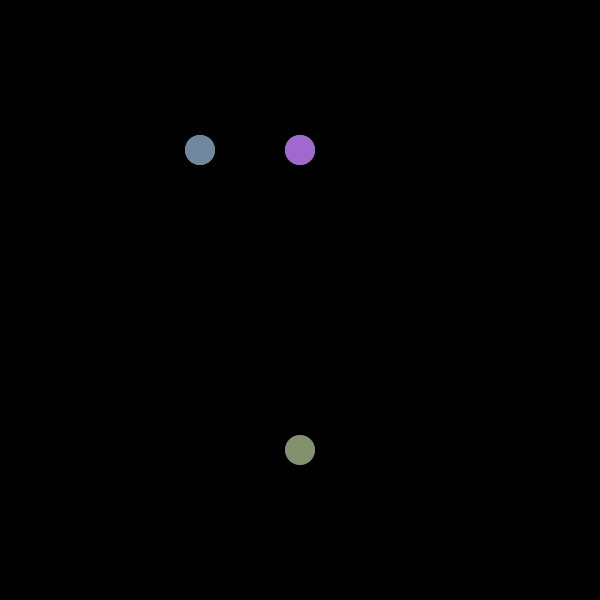
Frame 1 (no input)
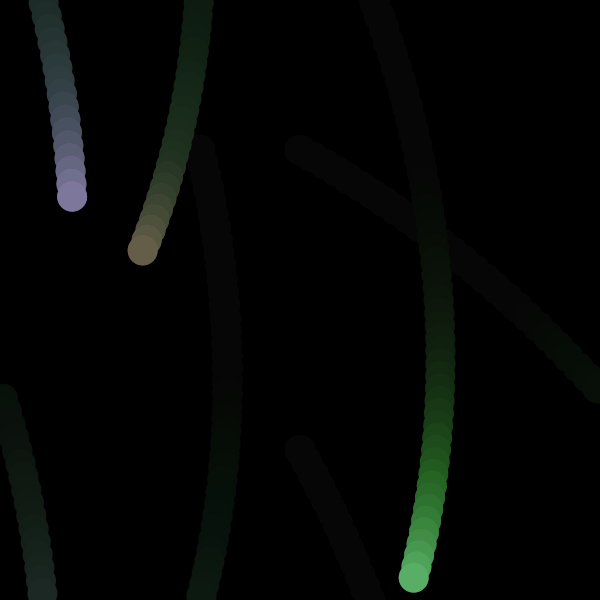
Frame 60 (the mouse pressed at the canvas centre just before this capture)
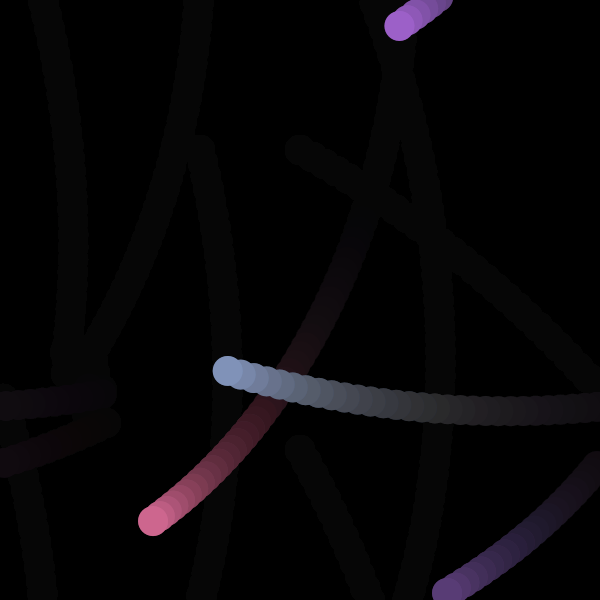
Frame 120 (the mouse held since frame 60 and released just before this capture)

The Processing sketch that drew these frames (run headless with seeded random() and noise(); from frame 60 on, the mouse is pressed at the canvas centre):

// Processing sketch: processing_41563
// ── processing_41563.pde

bouncingBall b1, b2, b3;


void setup() {
	size(600, 600);
	smooth();
	
	background(0);
	noStroke();
	frameRate(80);

	
	// Initialize instances of the bouncingBall object
	
	b1 = new bouncingBall(23, width/2, height/4);
	b2 = new bouncingBall(68, width/2, height * 0.75);
	b3 = new bouncingBall(90, width/3, height/4);
}



void draw() {
	
	// Clear the screen
	
	fill (0, 20);
	rect(0, 0, width, height);
	
	
	// Display points
	
	b1.display(); // A
	b2.display(); // B
	b3.display(); // C
	
	
	// Make points bounce if they collide
	
	bounce(b1, b2, 'A', 'B');
	bounce(b2, b3, 'B', 'C');
	bounce(b1, b3, 'A', 'C');
}





// Bouncing function

void bounce(bouncingBall pointA, bouncingBall pointB, char pointAname, char pointBname) {

	// If two points are less than 30 pixels away
	
	if(dist(pointA.x, pointA.y, pointB.x, pointB.y) < 30) {
	
		println(pointAname + " bounced with " + pointBname); // debug

		
		// Inverse magnetism
			
		pointA.xMagn *= -1;
		pointB.xMagn *= -1;
		
		pointA.yMagn *= -1;
		pointB.yMagn *= -1;
		
		// Go to another random direction
		pointA.a = random(180);
		pointB.a = random(180);
	}
}






// Main balls drawing class

class bouncingBall {
	float x, y; // Coordinates
	float a; // Angle
	
	int xMagn = 3, yMagn = 3; // Magnitude (for bouncing)
	
	int ialpha = 255;
	int colourCycle = 10; // Alpha value to decrease at each redraw
	
	
	// Foreground random colour
	int[] fillrand = randCol();
	int r = fillrand[0], g = fillrand[1], b = fillrand[2];
	
	// Background random colour
	int[] bgrand = randCol();
	int bgr = bgrand[0], bgg = bgrand[1], bgb = bgrand[2];
	
	
	// Initialize variables
	
	bouncingBall(float angle, float xStartingPoint, float yStartingPoint) {
		a = angle;
		
		x = xStartingPoint;
		y = yStartingPoint;
	}
	
	
	// Compute coordinates of the ellipses and draw them
	
	void display() {

		// Draw the first ellipse (background colour)
		fill(bgr, bgg, bgb);
		ellipse(x, y, 30, 30);
		
		// Draw another ellipse on top of the first
		// with the covering colour & alpha
		
		fill(fadeColour());
		ellipse(x, y, 30, 30);
		
		
		// Define new coordinates
		
		x += cos(radians(a)) * 10;
		y += sin(radians(a)) * 10;
		
		a++;
		
		// a *= random(0.8, 1.2); // crazy mode!
		
		// Define boundaries
		
		if (x > width) {
			x = 0;
			a = a + random(45);
		}
		
		if (x < 0) {
			x = width;
			a = a - random(45);
		}
		
		if (y > height) {
			y = 0;
			a = a - random(45);
		}
		
		if (y < 0) {
			y = height;
			a = a - random(45);
		} 
		
		
		// Add magnitude
		x += xMagn;
		y += yMagn;
	}
	
	
	// Make a colour fade
	
	color fadeColour() {
		ialpha -= colourCycle;
		
		// When the colour is entirely covered, change it
		if (ialpha >= 255 || ialpha <= 0) {
			// Set fill colour as previous bg colour
			r = bgr; g = bgg; b = bgb;
			
			// Set new bg colour to fade on
			fillrand = randCol();
			bgr = fillrand[0];
			bgg = fillrand[1];
			bgb = fillrand[2];
			
			// Reset the fill colour
			ialpha = 255;
		}
		
		// debug:
		// println(r + " - " + g + " - " + b + " - A " + i);
		
		return color(r, g, b, ialpha);
	}
	
	// Set a random colour
	int[] randCol() {
		int temp[] = new int[3];
	
		temp[0] = floor(random(60, 220)); // R
		temp[1] = floor(random(60, 220)); // G
		temp[2] = floor(random(60, 220)); // B
		
		return temp;
	}
}
